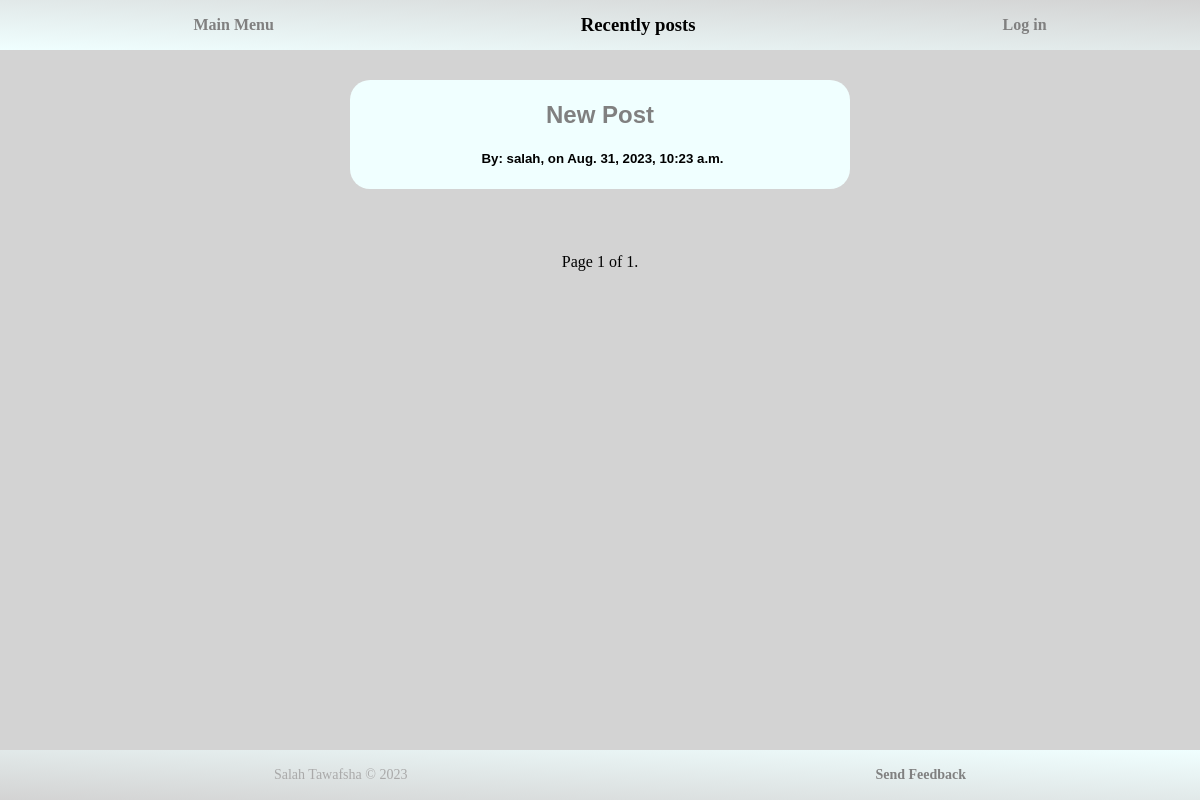
The app's page /posts/, older data.
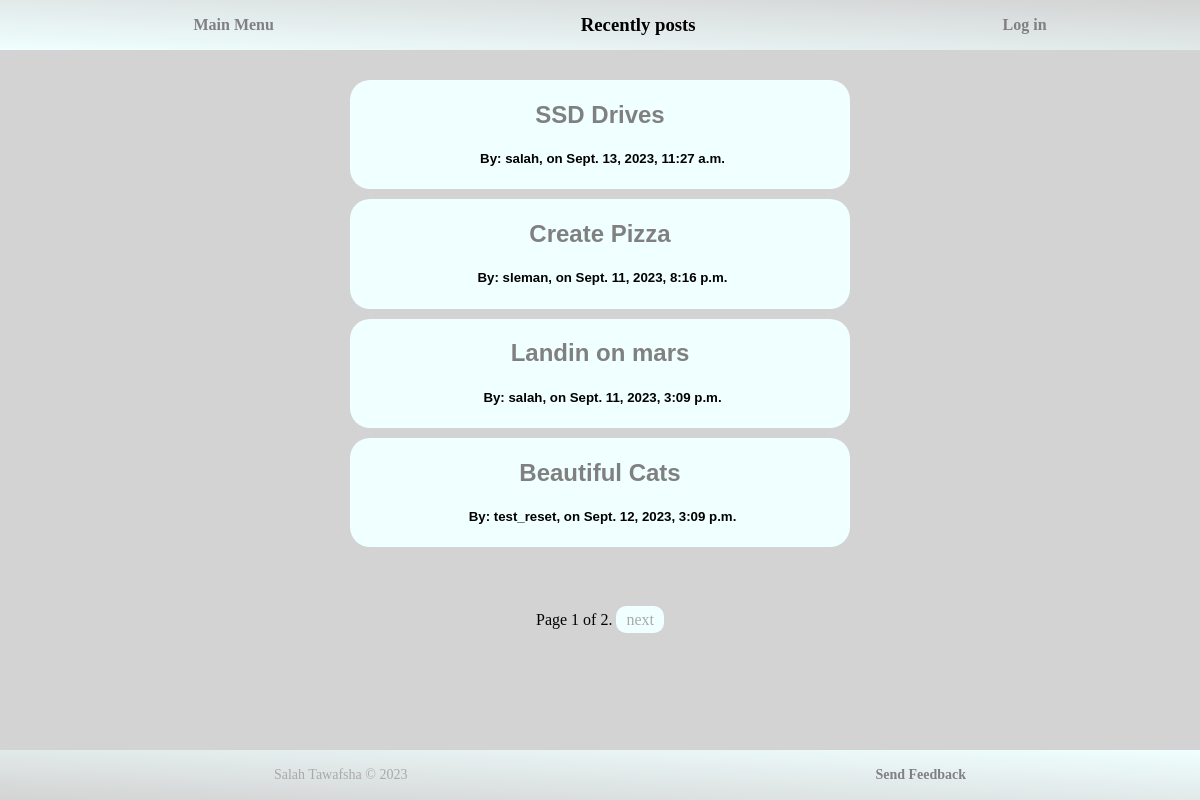
The same page, newer data.
### posts/models.py (models this page shows, shortened)
class Post(models.Model):
    STATUS_CHOICES = (
        ("D", "Draft"),
        ("P", "Published"),
    )
    objects = models.Manager()
    published_objects = PublishedPostManager()
    all_objects = DraftManager()
    title = models.CharField("Post Title", max_length=100)
    slug = models.SlugField(unique=True, blank=False, null=False)
    author = models.ForeignKey(User, on_delete=models.CASCADE)
    body = models.TextField("Post body", max_length=5000)
    publish = models.DateTimeField("Data of publish", default=timezone.now)
    created = models.DateTimeField("Data of create", auto_now_add=True)
    updated = models.DateTimeField("Data of last update", auto_now=True)
    status = models.CharField(default="P",
                              max_length=10,
                              choices=STATUS_CHOICES)

### posts/views.py (the view)
# urls.py: path("", views.index, name="posts"),
def index(request):
    try:
        published_posts = Post.published_objects.all().order_by("-updated")
        paginator = Paginator(published_posts, PAGE_SIZE)
        page_number = request.GET.get("page")
        page_obj = paginator.get_page(page_number)
        context = {
            "page_obj": page_obj,
        }
        if request.user.is_authenticated:
            if not request.user.usertracking.is_can_read_post():
                messages.error(request, f"You can't read posts since you reach max allowed"
                                        f" posts in day that is {MAX_ALLOWED_READ_POSTS_IN_DAY}")
            notifications = CreatePostNotification.objects.filter(user=request.user)
            context["notifications"] = notifications
        return render(request, "posts/index.html", context)
    except OperationalError:
        return render(request, "database_error.html")

### posts/models.py (called while the page is built)
    def get_queryset(self):
        return super().get_queryset().filter(status="P").order_by("-publish")

### posts/templates/posts/index.html (shortened to what this page needs)
{% extends "posts/base_site.html" %}
{% block header_title %}Recently posts{% endblock %}
{% block main %}
    {% if page_obj %}
        {% for post in page_obj %}
            <div class="post">
                <a href="/posts/post-details/{{ post.slug }}/"><h2>{{ post.title }}</h2></a>
                <h5>By: {{ post.author }}, on {{ post.publish }}</h5>
            </div>
        {% endfor %}
    {% else %}
        <h2>No any posts in Blog yet</h2>
    {% endif %}
    <br>
    <br><br>
    <div class="pagination">
        <span class="current-page-number">
            Page {{ page_obj.number }} of {{ page_obj.paginator.num_pages }}.
        </span>
        {% if page_obj.has_next %}
            <a href="?page={{ page_obj.next_page_number }}">next</a>
        {% endif %}
    </div>
{% endblock %}

### templates/posts/base_site.html (shortened to what this page needs)
{% load static %}
<!doctype html>
<html lang="en">
<head>
    <link rel="stylesheet" type="text/css" href="{% static 'posts/style.css' %}"/>
    <link rel="stylesheet" href="https://cdnjs.cloudflare.com/ajax/libs/font-awesome/4.7.0/css/font-awesome.min.css">
</head>
<body>
<header>
    <ul class="horizontal-items">
        <li><a href="/posts/">Main Menu</a></li>
        <li><h3>{% block header_title %}{% endblock %}</h3></li>
        {% if request.user.is_authenticated %}
            <li><a href="/users/log-out">log out</a></li>
        {% else %}
            <li><a href="/">Log in</a></li>
        {% endif %}
    </ul>
</header>
<main>
    {% block main %}
    {% endblock %}
</main>
<footer>
    <ul class="horizontal-items">
        <li>
            <p>Salah Tawafsha &copy 2023</p>
        </li>
        <li>
            <a href="mailto: salaht321@gmail.com" class="contact">Send Feedback</a>
        </li>
    </ul>
</footer>
</body>
</html>

### posts/static/posts/style.css (style rules this page uses)
html, body { margin: 0; height: 100%; width: 100%; background-color: lightgrey; }
*, *::before, *::after { box-sizing: border-box; }
body { display: flex; flex-direction: column; }
html { display: table; margin: auto; }
main { justify-self: left; margin: 20px 0; text-align: center; display: inline-block; }
header { margin: 0; width: 100%; height: 50px; background: linear-gradient(to bottom left, lightgrey, azure); font-family: Calibri, serif; }
.horizontal-items { height: 100%; margin: 0; list-style: none; display: flex; justify-content: space-evenly; }
.horizontal-items * { margin: auto; }
.horizontal-items a { color: rgb(128, 128, 128); text-decoration: none; font-weight: bold; transition: 0.5s; }
.post { width: 500px; align-self: center; margin: 10px auto; padding: 1px 0; background-color: azure; border-radius: 20px; }
.post a { color: rgb(128, 128, 128); font-family: "Comic Sans MS", sans-serif; text-decoration: none; transition: 0.5s; }
div h5 { margin-left: 5px; font-family: sans-serif; }
p { white-space: pre-line; line-break: anywhere; }
.current-page-number { font-size: 16px; font-family: cursive; }
.pagination a, .log-in-button { padding: 5px 10px; font-size: 16px; font-family: cursive; text-decoration: none; transition: 0.5s; border-radius: 10px; background-color: azure; color: darkgray; }
footer { height: 50px; margin-top: auto; background: linear-gradient(to top right, lightgrey, azure); text-align: center; font-family: cursive; font-size: 14px; color: darkgray; }
.contact { color: darkgray; transition: 0.5s; text-decoration: none; }

Row changes from the older to the newer data that the page shows:
removed Post: title "New Post", author "salah", publish "Aug. 31, 2023, 10:23 a.m."
added Post: title "SSD Drives", author "salah", publish "Sept. 13, 2023, 11:27 a.m."
added Post: title "Create Pizza", author "sleman", publish "Sept. 11, 2023, 8:16 p.m."
added Post: title "Landin on mars", author "salah", publish "Sept. 11, 2023, 3:09 p.m."
added Post: title "Beautiful Cats", author "test_reset", publish "Sept. 12, 2023, 3:09 p.m."
Text that changed along with them:
{{ page_obj.paginator.num_pages }}: "1" → "2"
text now shown: "next"
